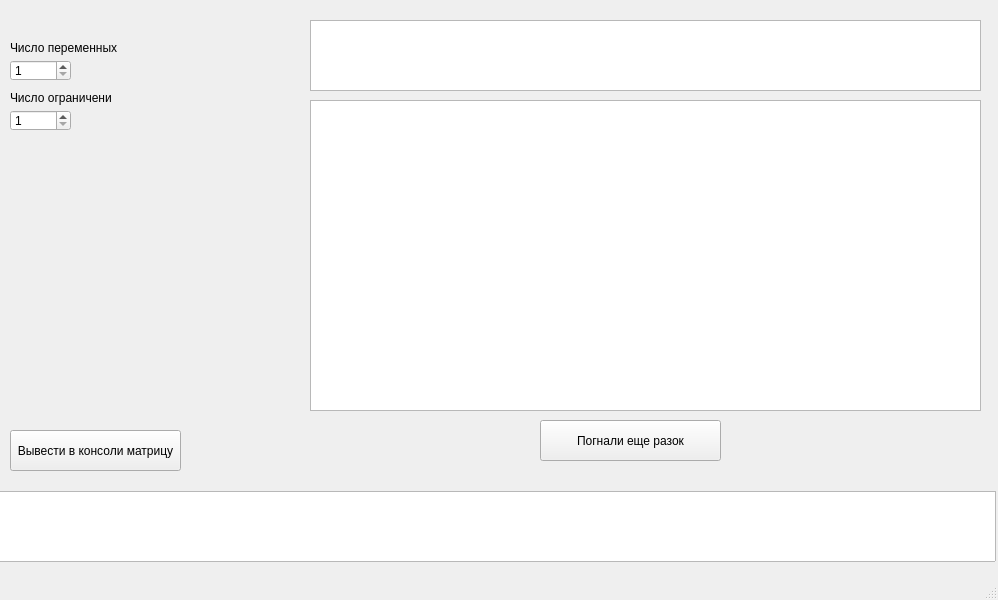
<?xml version="1.0" encoding="UTF-8"?>
<ui version="4.0">
 <class>MainWindow</class>
 <widget class="QMainWindow" name="MainWindow">
  <property name="geometry">
   <rect>
    <x>0</x>
    <y>0</y>
    <width>998</width>
    <height>600</height>
   </rect>
  </property>
  <property name="windowTitle">
   <string>MainWindow</string>
  </property>
  <widget class="QWidget" name="centralwidget">
   <widget class="QListWidget" name="Console">
    <property name="geometry">
     <rect>
      <x>-5</x>
      <y>491</y>
      <width>1001</width>
      <height>71</height>
     </rect>
    </property>
   </widget>
   <widget class="QPushButton" name="printMatrix">
    <property name="geometry">
     <rect>
      <x>10</x>
      <y>430</y>
      <width>171</width>
      <height>41</height>
     </rect>
    </property>
    <property name="text">
     <string>Вывести в консоли матрицу</string>
    </property>
   </widget>
   <widget class="QPushButton" name="saveSettings">
    <property name="geometry">
     <rect>
      <x>540</x>
      <y>420</y>
      <width>181</width>
      <height>41</height>
     </rect>
    </property>
    <property name="text">
     <string>Погнали еще разок</string>
    </property>
   </widget>
   <widget class="QSpinBox" name="variableCount">
    <property name="geometry">
     <rect>
      <x>10</x>
      <y>60</y>
      <width>61</width>
      <height>21</height>
     </rect>
    </property>
    <property name="minimum">
     <number>1</number>
    </property>
    <property name="maximum">
     <number>16</number>
    </property>
   </widget>
   <widget class="QLabel" name="label">
    <property name="geometry">
     <rect>
      <x>10</x>
      <y>40</y>
      <width>141</width>
      <height>16</height>
     </rect>
    </property>
    <property name="text">
     <string>Число переменных</string>
    </property>
   </widget>
   <widget class="QLabel" name="label_2">
    <property name="geometry">
     <rect>
      <x>10</x>
      <y>90</y>
      <width>101</width>
      <height>16</height>
     </rect>
    </property>
    <property name="text">
     <string>Число ограничений</string>
    </property>
   </widget>
   <widget class="QSpinBox" name="limitCount">
    <property name="geometry">
     <rect>
      <x>10</x>
      <y>110</y>
      <width>61</width>
      <height>21</height>
     </rect>
    </property>
    <property name="minimum">
     <number>1</number>
    </property>
    <property name="maximum">
     <number>16</number>
    </property>
   </widget>
   <widget class="QTableWidget" name="tableEquaion">
    <property name="geometry">
     <rect>
      <x>310</x>
      <y>20</y>
      <width>671</width>
      <height>71</height>
     </rect>
    </property>
   </widget>
   <widget class="QTableWidget" name="matrixInput">
    <property name="geometry">
     <rect>
      <x>310</x>
      <y>100</y>
      <width>671</width>
      <height>311</height>
     </rect>
    </property>
   </widget>
  </widget>
  <widget class="QMenuBar" name="menubar">
   <property name="geometry">
    <rect>
     <x>0</x>
     <y>0</y>
     <width>998</width>
     <height>21</height>
    </rect>
   </property>
  </widget>
  <widget class="QStatusBar" name="statusbar"/>
 </widget>
 <resources/>
 <connections/>
</ui>
